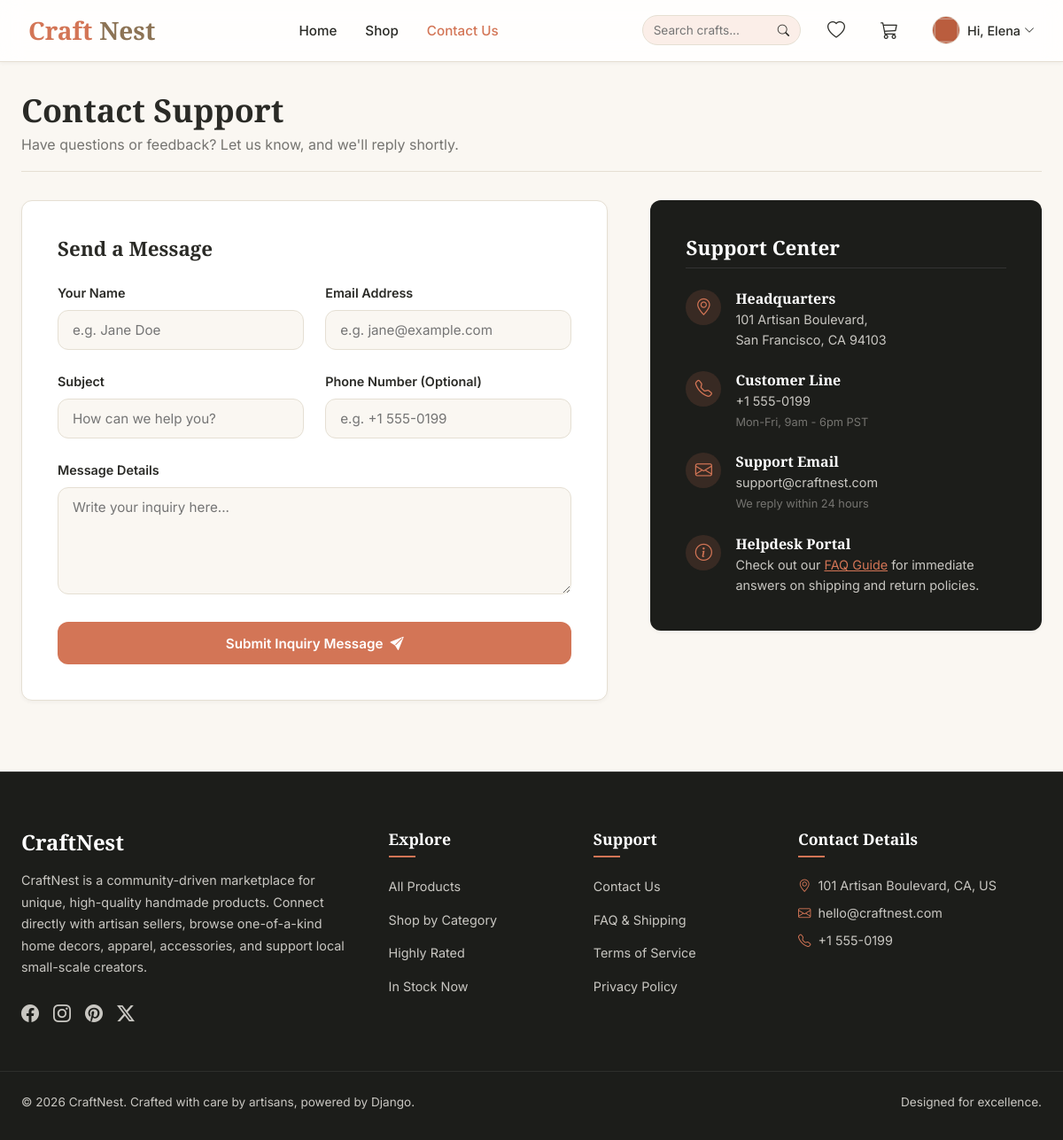
The page /contact/ (signed in) on the database its author committed.
### crafts/models.py (models this page shows, shortened)
class User(AbstractUser):
    email = models.EmailField(unique=True)
    profile_image = models.ImageField(upload_to='profile_images/', null=True, blank=True)
    is_seller = models.BooleanField(default=False)

### crafts/views.py (the view, shortened to what this page needs)
# urls.py: path('contact/', views.ContactView.as_view(), name='contact'),
class ContactView(CartContextMixin, View):
    def get(self, request):
        form = ContactUsForm()
        context = self.get_context_data()
        context['form'] = form
        return render(request, 'contact.html', context)

### crafts/forms.py
class ContactUsForm(StyledFormMixin, forms.ModelForm):
    class Meta:
        model = ContactUs
        fields = ['name', 'email', 'subject', 'message', 'phone']
        widgets = {
            'message': forms.Textarea(attrs={'rows': 4, 'placeholder': 'Type your message here...'}),
        }

### crafts/views.py (called while the page is built)
    def get_context_data(self, **kwargs):
        try:
            context = super().get_context_data(**kwargs)
        except AttributeError:
            context = kwargs
        context['categories_nav'] = ProductCategory.objects.all()
        if hasattr(self, 'request') and self.request and self.request.user.is_authenticated:
            context['cart_count'] = ProductCart.objects.filter(
                user=self.request.user, order_id__isnull=True
            ).count()
            context['wishlist_count'] = Wishlist.objects.filter(
                user=self.request.user
            ).count()
        else:
            context['cart_count'] = 0
            context['wishlist_count'] = 0
        return context

### templates/contact.html (shortened to what this page needs)
{% extends 'base.html' %}
{% load static %}
{% block content %}
<div class="container py-4">
    <div style="border-bottom: 1px solid var(--border-color); padding-bottom: 1rem;">
        <h1 style="font-size: 2.25rem; margin-bottom: 0.25rem; font-family: var(--font-heading);">Contact Support</h1>
        <p style="color: var(--text-muted);">Have questions or feedback? Let us know, and we'll reply shortly.</p>
    </div>
    <div class="contact-layout">
        <div class="contact-card">
            <h2 style="font-size: 1.4rem; margin-bottom: 1.5rem; font-family: var(--font-heading);">Send a Message</h2>
            <form method="post" action="{% url 'contact' %}">
                <div class="grid-2" style="gap: 1.5rem;">
                    <div class="form-group">
                        <label for="id_name">Your Name</label>
                        <input type="text" name="name" id="id_name" class="form-control" placeholder="e.g. Jane Doe" required>
                    </div>
                    <div class="form-group">
                        <label for="id_email">Email Address</label>
                        <input type="email" name="email" id="id_email" class="form-control" placeholder="e.g. jane@example.com" required>
                    </div>
                </div>
                <div class="grid-2" style="gap: 1.5rem;">
                    <div class="form-group">
                        <label for="id_subject">Subject</label>
                        <input type="text" name="subject" id="id_subject" class="form-control" placeholder="How can we help you?" required>
                    </div>
                    <div class="form-group">
                        <label for="id_phone">Phone Number (Optional)</label>
                        <input type="text" name="phone" id="id_phone" class="form-control" placeholder="e.g. +1 555-0199">
                    </div>
                </div>
                <div class="form-group">
                    <label for="id_message">Message Details</label>
                    <textarea name="message" id="id_message" class="form-control" rows="5" placeholder="Write your inquiry here..." required></textarea>
                </div>
                <button type="submit" class="btn btn-primary" style="width: 100%; padding: 0.9rem;">
                    Submit Inquiry Message <i class="bi bi-send-fill"></i>
                </button>
            </form>
        </div>
        <div class="support-card">
            <h3>Support Center</h3>
            <div class="contact-info-list">
                <div class="contact-info-item">
                    <div class="contact-info-icon"><i class="bi bi-geo-alt"></i></div>
                    <div class="contact-info-detail">
                        <h4>Headquarters</h4>
                        <p>101 Artisan Boulevard,<br>San Francisco, CA 94103</p>
                    </div>
                </div>
                <div class="contact-info-item">
                    <div class="contact-info-icon"><i class="bi bi-telephone"></i></div>
                    <div class="contact-info-detail">
                        <h4>Customer Line</h4>
                        <p>+1 555-0199<br><span style="font-size: 0.8rem; color: var(--text-muted);">Mon-Fri, 9am - 6pm PST</span></p>
                    </div>
                </div>
                <div class="contact-info-item">
                    <div class="contact-info-icon"><i class="bi bi-envelope"></i></div>
                    <div class="contact-info-detail">
                        <h4>Support Email</h4>
                        <p>support@craftnest.com<br><span style="font-size: 0.8rem; color: var(--text-muted);">We reply within 24 hours</span></p>
                    </div>
                </div>
                <div class="contact-info-item">
                    <div class="contact-info-icon"><i class="bi bi-info-circle"></i></div>
                    <div class="contact-info-detail">
                        <h4>Helpdesk Portal</h4>
                        <p>Check out our <a href="#" style="color: var(--primary-color); text-decoration: underline;">FAQ Guide</a> for immediate answers on shipping and return policies.</p>
                    </div>
                </div>
            </div>
        </div>
    </div>
</div>
{% endblock %}

### templates/base.html (shortened to what this page needs)
{% load static %}
<!DOCTYPE html>
<html lang="en">
<head>
    <link rel="stylesheet" href="https://cdn.jsdelivr.net/npm/bootstrap-icons@1.11.3/font/bootstrap-icons.min.css">
    <link rel="stylesheet" href="{% static 'css/style.css' %}">
</head>
<body>
    <nav class="navbar">
        <div class="container navbar-container">
            <a href="{% url 'home' %}" class="nav-brand">
                 Craft<span>Nest</span>
            </a>
            <ul class="nav-links">
                <li><a href="{% url 'home' %}" class="{% if request.resolver_match.url_name == 'home' %}active{% endif %}">Home</a></li>
                <li><a href="{% url 'shop' %}" class="{% if request.resolver_match.url_name == 'shop' %}active{% endif %}">Shop</a></li>
                <li><a href="{% url 'contact' %}" class="{% if request.resolver_match.url_name == 'contact' %}active{% endif %}">Contact Us</a></li>
            </ul>
            <div class="nav-actions">
                <form action="{% url 'shop' %}" method="get" style="display: flex; align-items: center; background-color: var(--primary-light); border-radius: var(--radius-full); padding: 0.25rem 0.75rem; border: 1px solid var(--border-color);">
                    <input type="text" name="q" placeholder="Search crafts..." value="{{ q }}" style="border: none; background: transparent; outline: none; font-size: 0.85rem; width: 140px; padding: 0.25rem 0;">
                    <button type="submit" style="background: none; border: none; cursor: pointer; color: var(--text-dark); display: flex; align-items: center;">
                        <i class="bi bi-search"></i>
                    </button>
                </form>
                <a href="{% url 'wishlist' %}" class="nav-action-btn" title="Wishlist" style="z-index: 100; position: relative;">
                    <i class="bi bi-heart"></i>
                </a>
                <a href="{% url 'cart' %}" class="nav-action-btn" title="Shopping Cart" style="z-index: 100; position: relative;">
                    <i class="bi bi-cart3"></i>
                </a>
                {% if request.user.is_authenticated %}
                    <div class="user-menu" id="userMenuBtn" onclick="toggleUserDropdown()">
                        {% if request.user.profile_image %}
                            <img src="{{ request.user.profile_image.url }}" alt="{{ request.user.first_name }}" class="avatar">
                        {% else %}
                            <div class="avatar" style="background-color: var(--primary-color); color: white; display: flex; align-items: center; justify-content: center; font-weight: bold; font-size: 0.9rem;">
                                {{ request.user.first_name|slice:":1" }}{{ request.user.last_name|slice:":1" }}
                            </div>
                        {% endif %}
                        <span style="font-size: 0.9rem; font-weight: 500; display: flex; align-items: center; gap: 0.25rem;">
                            Hi, {{ request.user.first_name }}
                            <i class="bi bi-chevron-down" style="font-size: 0.75rem;"></i>
                        </span>
                    </div>
                {% else %}
                    <div style="display: flex; align-items: center; gap: 0.75rem;">
                        <a href="{% url 'login' %}" class="btn btn-secondary btn-sm" style="padding: 0.4rem 1rem;">Log In</a>
                        <a href="{% url 'register' %}" class="btn btn-primary btn-sm" style="padding: 0.4rem 1rem;">Sign Up</a>
                    </div>
                {% endif %}
            </div>
        </div>
    </nav>
    <main>
        {% block content %}{% endblock %}
    </main>
    <footer>
        <div class="container footer-grid">
            <div class="footer-about">
                <h3>CraftNest</h3>
                <p>CraftNest is a community-driven marketplace for unique, high-quality handmade products. Connect directly with artisan sellers, browse one-of-a-kind home decors, apparel, accessories, and support local small-scale creators.</p>
                <div style="display: flex; gap: 1rem; font-size: 1.25rem;">
                    <a href="https://facebook.com" target="_blank" rel="noopener noreferrer" class="footer-social-link" title="Facebook"><i class="bi bi-facebook"></i></a>
                    <a href="https://instagram.com" target="_blank" rel="noopener noreferrer" class="footer-social-link" title="Instagram"><i class="bi bi-instagram"></i></a>
                    <a href="https://pinterest.com" target="_blank" rel="noopener noreferrer" class="footer-social-link" title="Pinterest"><i class="bi bi-pinterest"></i></a>
                    <a href="https://twitter.com" target="_blank" rel="noopener noreferrer" class="footer-social-link" title="Twitter / X"><i class="bi bi-twitter-x"></i></a>
                </div>
            </div>
            <div class="footer-links">
                <h4>Explore</h4>
                <ul>
                    <li><a href="{% url 'shop' %}">All Products</a></li>
                    <li><a href="{% url 'home' %}#categories">Shop by Category</a></li>
                    <li><a href="{% url 'shop' %}?sort=rating">Highly Rated</a></li>
                    <li><a href="{% url 'shop' %}?in_stock=1">In Stock Now</a></li>
                </ul>
            </div>
            <div class="footer-links">
                <h4>Support</h4>
                <ul>
                    <li><a href="{% url 'contact' %}">Contact Us</a></li>
                    <li><a href="{% url 'contact' %}">FAQ & Shipping</a></li>
                    <li><a href="{% url 'contact' %}">Terms of Service</a></li>
                    <li><a href="{% url 'contact' %}">Privacy Policy</a></li>
                </ul>
            </div>
            <div class="footer-links">
                <h4>Contact Details</h4>
                <p style="font-size: 0.9rem; margin-bottom: 0.5rem; display: flex; align-items: center; gap: 0.5rem;">
                    <i class="bi bi-geo-alt" style="color: var(--primary-color);"></i> 101 Artisan Boulevard, CA, US
                </p>
                <p style="font-size: 0.9rem; margin-bottom: 0.5rem; display: flex; align-items: center; gap: 0.5rem;">
                    <i class="bi bi-envelope" style="color: var(--primary-color);"></i>
                    <a href="mailto:hello@craftnest.com" class="footer-contact-link">hello@craftnest.com</a>
                </p>
                <p style="font-size: 0.9rem; display: flex; align-items: center; gap: 0.5rem;">
                    <i class="bi bi-telephone" style="color: var(--primary-color);"></i>
                    <a href="tel:+15550199" class="footer-contact-link">+1 555-0199</a>
                </p>
            </div>
        </div>
        <div class="container footer-bottom">
            <p>&copy; 2026 CraftNest. Crafted with care by artisans, powered by Django.</p>
            <p>Designed for excellence.</p>
        </div>
    </footer>
</body>
</html>

### templates/contact.html (style rules this page uses)
.contact-layout { display: grid; grid-template-columns: 1.2fr 0.8fr; gap: 3rem; margin-top: 2rem; }
.contact-card { background-color: white; border: 1px solid var(--border-color); border-radius: var(--radius-md); box-shadow: var(--shadow-sm); padding: 2.5rem; }
.form-group { margin-bottom: 1.5rem; }
.form-group label { display: block; font-size: 0.9rem; font-weight: 600; margin-bottom: 0.5rem; color: var(--text-dark); }
.form-control { width: 100%; padding: 0.75rem 1rem; border: 1px solid var(--border-color); border-radius: var(--radius-md); outline: none; font-size: 0.95rem; transition: var(--transition); background-color: var(--light-bg); }
.support-card { background-color: var(--dark-bg); color: #c9c7c2; border-radius: var(--radius-md); padding: 2.5rem; box-shadow: var(--shadow-sm); align-self: start; }
.support-card h3 { color: white; font-size: 1.4rem; margin-bottom: 1.5rem; border-bottom: 1px solid #333; padding-bottom: 0.5rem; }
.contact-info-list { display: flex; flex-direction: column; gap: 1.5rem; }
.contact-info-item { display: flex; align-items: flex-start; gap: 1rem; }
.contact-info-icon { width: 40px; height: 40px; border-radius: 50%; background-color: rgba(211, 117, 86, 0.15); color: var(--primary-color); display: flex; align-items: center; justify-content: center; font-size: 1.2rem; flex-shrink: 0; }
.contact-info-detail h4 { color: white; font-size: 1rem; margin-bottom: 2px; }
.contact-info-detail p { font-size: 0.9rem; }

### rows shown on the page
User: user.profile_image (picture), user.first_name "Elena"
